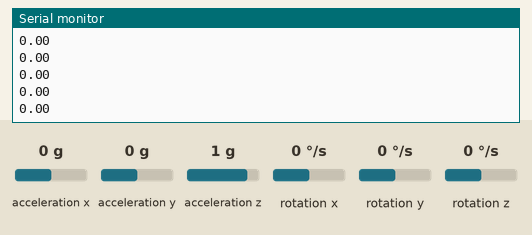
Bench run of a sketch on a simulated Arduino Uno, built with avr-gcc and run on an emulated ATmega328P. On the bench: the last lines printed to the serial monitor. Inputs (shaded band) come from the test bench; at power-on: acceleration y 0 g, acceleration x 0 g, acceleration z 1 g, rotation x 0 °/s, rotation y 0 °/s, rotation z 0 °/s.

Above: at 1.2 s.
1.3 s: acceleration y set to -1.4 g
At 1.8 s:
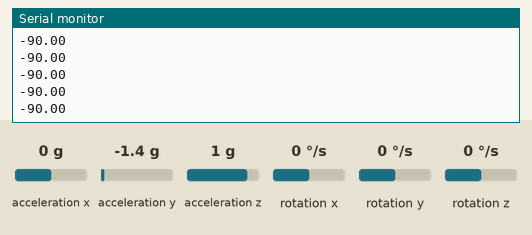
2.8 s: acceleration y set to 0.8 g
At 3.6 s:
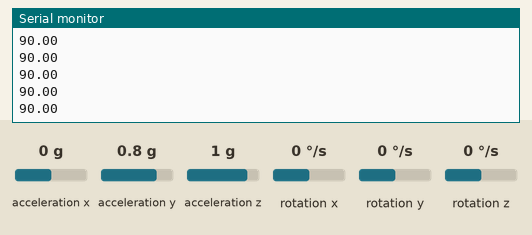
Timing chart, 0 to 5.8 s (numbered marks = the images above; inputs shaded):
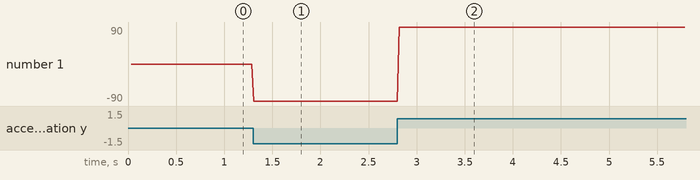

The sketch:

test.ino
```cpp
#include "I2Cdev.h"
#include "MPU6050.h"

#define TO_DEG 57.29577951308232087679815481410517033f
#define T_OUT 20

MPU6050 accel;

float angle_ax;
long int t_next;

float clamp(float v, float minv, float maxv){
    if( v>maxv )
        return maxv;
    else if( v<minv )
        return minv;
    return v;
}

void setup() {
    Serial.begin(9600);
    accel.initialize(); // первичная настройка датчика
    Serial.println(accel.testConnection() ? "MPU6050 connection successful" : "MPU6050 connection failed");
}

void loop() {
    long int t = millis();
    if( t_next < t ){
        int16_t ax_raw, ay_raw, az_raw, gx_raw, gy_raw, gz_raw;
        float ay,gx;

        t_next = t + T_OUT;
        accel.getMotion6(&ax_raw, &ay_raw, &az_raw, &gx_raw, &gy_raw, &gz_raw);

        // сырые данные акселерометра нужно преобразовать в единицы гравитации
        // при базовых настройках 1G = 4096
        ay = ay_raw / 4096.0;
        // на случай, если на акселерометр действуют посторонние силы, которые могут
        // увеличить ускорение датчика свыше 1G, установим границы от -1G до +1G
        ay = clamp(ay, -1.0, 1.0);

        // функция acos возвращает угол в радианах, так что преобразуем
        // его в градусы при помощи коэффициента TO_DEG
        if( ay >= 0){
            angle_ax = 90 - TO_DEG*acos(ay);
        } else {
            angle_ax = TO_DEG*acos(-ay) - 90;
        }

        Serial.println(angle_ax); // вывод в порт угла поворота вокруг оси X
    }
}
```

Measured:
- after the input at 1.3 s, the serial monitor: prints a new line at once (image 1)
- after the input at 2.8 s, the serial monitor: prints a new line at once (image 2)
- plotted number 1: 0 → -90 after the input at 1.3 s, -90 → 90 after the input at 2.8 s
